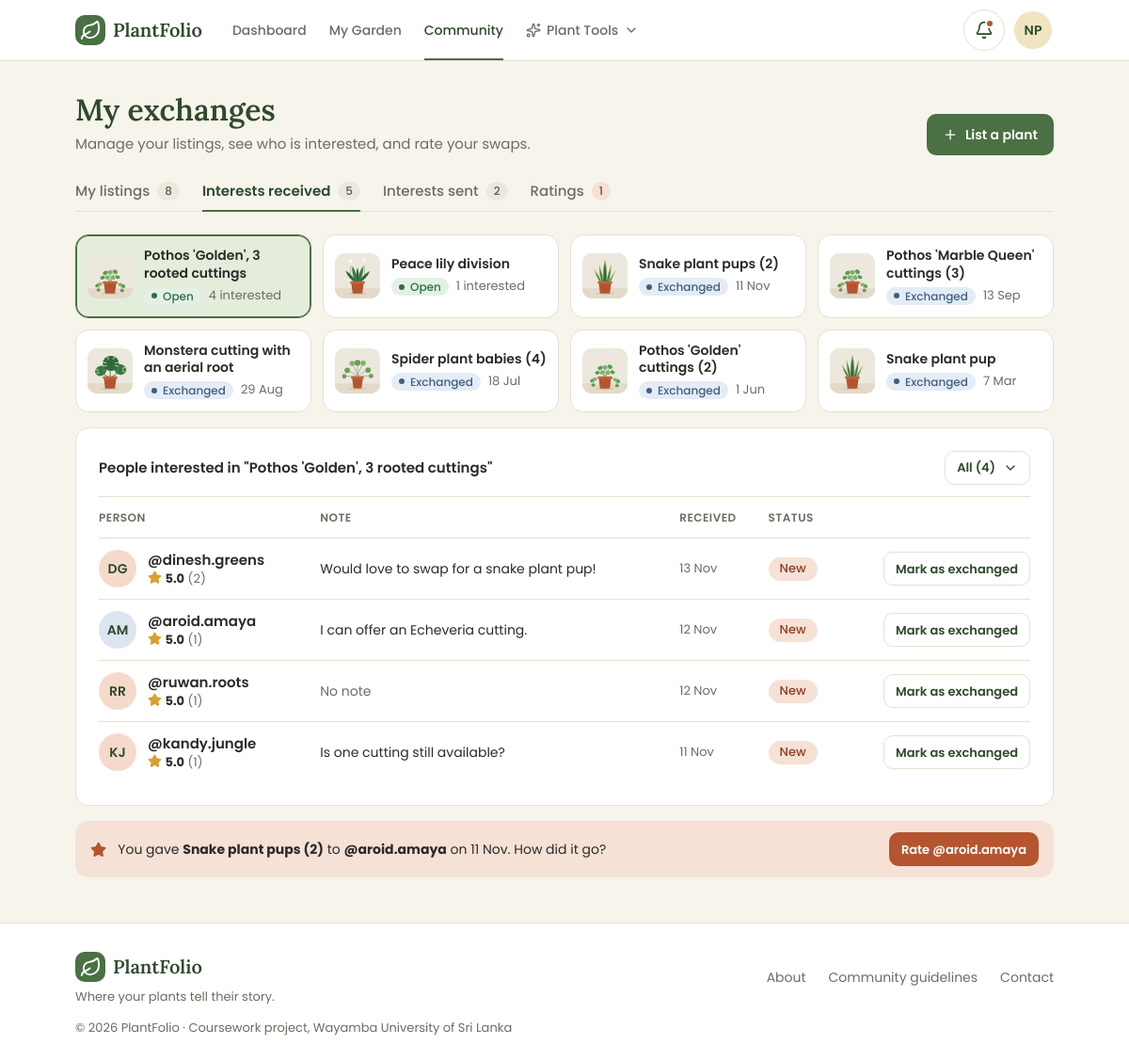
Screenshot of /public/my-exchanges.php (signed in) with the database file from the repository.
### tables this page shows
CREATE TABLE users (
    id                  INT UNSIGNED     NOT NULL AUTO_INCREMENT,
    username            VARCHAR(30)      NOT NULL,
    full_name           VARCHAR(100)     NOT NULL,
    email               VARCHAR(255)     NOT NULL,
    phone               VARCHAR(20)      NULL DEFAULT NULL,
    password_hash       VARCHAR(255)     NOT NULL,
    bio                 VARCHAR(500)     NULL DEFAULT NULL,
    town_id             INT UNSIGNED     NULL DEFAULT NULL,
    km_from_town        TINYINT UNSIGNED NULL DEFAULT NULL,
    avatar              VARCHAR(255)     NULL DEFAULT NULL,
    new_plants_public   TINYINT(1)       NOT NULL DEFAULT 1,
    dashboard_reminders TINYINT(1)       NOT NULL DEFAULT 1,
    email_reminders     TINYINT(1)       NOT NULL DEFAULT 0,
    failed_logins       TINYINT UNSIGNED NOT NULL DEFAULT 0,
    locked_until        DATETIME         NULL DEFAULT NULL,
    created_at          DATETIME         NOT NULL DEFAULT CURRENT_TIMESTAMP,
    PRIMARY KEY (id),
    UNIQUE KEY uq_users_username (username),
    UNIQUE KEY uq_users_email (email),
    KEY idx_users_town (town_id),
    CONSTRAINT chk_users_km CHECK (km_from_town BETWEEN 0 AND 30),
     
    CONSTRAINT fk_users_town FOREIGN KEY (town_id) REFERENCES towns (id) ON DELETE RESTRICT
);

CREATE TABLE exchange_listings (
    id              INT UNSIGNED     NOT NULL AUTO_INCREMENT,
    user_id         INT UNSIGNED     NOT NULL,
    plant_id        INT UNSIGNED     NULL DEFAULT NULL,
    species_id      INT UNSIGNED     NULL DEFAULT NULL,
    title           VARCHAR(100)     NOT NULL,
    description     TEXT             NULL,
    type            ENUM('swap','free','either') NOT NULL DEFAULT 'swap',
    looking_for     VARCHAR(150)     NULL DEFAULT NULL,
    town_id         INT UNSIGNED     NOT NULL,
    km_from_town    TINYINT UNSIGNED NOT NULL DEFAULT 0,
    size            VARCHAR(60)      NULL DEFAULT NULL,
    plant_condition VARCHAR(100)     NULL DEFAULT NULL,    
    light_level     ENUM('low','medium','bright') NULL DEFAULT NULL,       
    water_need      ENUM('low','moderate','high') NULL DEFAULT NULL,       
    photo           VARCHAR(255)     NOT NULL,
    share_email     TINYINT(1)       NOT NULL DEFAULT 1,
    share_phone     TINYINT(1)       NOT NULL DEFAULT 0,
    status          ENUM('open','closed') NOT NULL DEFAULT 'open',
    exchanged_with  INT UNSIGNED     NULL DEFAULT NULL,
    exchanged_at    DATETIME         NULL DEFAULT NULL,
    created_at      DATETIME         NOT NULL DEFAULT CURRENT_TIMESTAMP,
    PRIMARY KEY (id),
    KEY idx_listings_user (user_id),
    KEY idx_listings_plant (plant_id),
    KEY idx_listings_species (species_id),
    KEY idx_listings_town (town_id),
    KEY idx_listings_exchanged_with (exchanged_with),
     
    KEY idx_listings_status_created (status, created_at),
    CONSTRAINT chk_listings_km CHECK (km_from_town BETWEEN 0 AND 30),
    CONSTRAINT fk_listings_user           FOREIGN KEY (user_id)        REFERENCES users (id)         ON DELETE CASCADE,
     
    CONSTRAINT fk_listings_plant          FOREIGN KEY (plant_id)       REFERENCES plants (id)        ON DELETE SET NULL,
    CONSTRAINT fk_listings_species        FOREIGN KEY (species_id)     REFERENCES plant_species (id) ON DELETE SET NULL,
    CONSTRAINT fk_listings_town           FOREIGN KEY (town_id)        REFERENCES towns (id)         ON DELETE RESTRICT,
    CONSTRAINT fk_listings_exchanged_with FOREIGN KEY (exchanged_with) REFERENCES users (id)         ON DELETE SET NULL
);

CREATE TABLE listing_interests (
    id         INT UNSIGNED NOT NULL AUTO_INCREMENT,
    listing_id INT UNSIGNED NOT NULL,
    user_id    INT UNSIGNED NOT NULL,
    message    VARCHAR(500) NULL DEFAULT NULL,
    status     ENUM('new','seen','withdrawn') NOT NULL DEFAULT 'new',
    created_at DATETIME     NOT NULL DEFAULT CURRENT_TIMESTAMP,
    PRIMARY KEY (id),
    UNIQUE KEY uq_interests_listing_user (listing_id, user_id),
    KEY idx_interests_user (user_id),
    CONSTRAINT fk_interests_listing FOREIGN KEY (listing_id) REFERENCES exchange_listings (id) ON DELETE CASCADE,
    CONSTRAINT fk_interests_user    FOREIGN KEY (user_id)    REFERENCES users (id)             ON DELETE CASCADE
);

### public/my-exchanges.php (the view, shortened to what the rows shown need)
<?php
require_once __DIR__ . '/../includes/helpers.php';
require_once __DIR__ . '/../includes/mock-data.php';
$me = $current_user['id'];
$my_listings = array_values(array_filter($mock_listings, fn ($listing) => $listing['user_id'] === $me));
usort($my_listings, fn ($a, $b) => [$b['status'] === 'open', $b['exchanged_at'] ?? $b['created_at']]
                                <=> [$a['status'] === 'open', $a['exchanged_at'] ?? $a['created_at']]);
$listings_by_id = array_column($my_listings, null, 'id');
$all_listings   = array_column($mock_listings, null, 'id');
$received = array_values(array_filter(
    $mock_received_interests,
    fn ($interest) => $interest['status'] !== 'withdrawn' && isset($listings_by_id[$interest['listing_id']])
));
$received_count = count(array_filter($received, fn ($interest) => $listings_by_id[$interest['listing_id']]['status'] === 'open'));
$sent = [];
foreach ($mock_listing_interests as $interest) {
    if ($interest['user_id'] === $me && $interest['status'] !== 'withdrawn' && isset($all_listings[$interest['listing_id']])) {
        $sent[] = $interest + ['listing' => $all_listings[$interest['listing_id']]];
    }
}
usort($sent, fn ($a, $b) => $b['created_at'] <=> $a['created_at']);
$exchanges = [];
foreach ($mock_listings as $listing) {
    if ($listing['status'] !== 'closed' || $listing['exchanged_with'] === null) {
        continue;
    }
    if ($listing['user_id'] === $me) {
        $other_id = $listing['exchanged_with'];
    } elseif ($listing['exchanged_with'] === $me) {
        $other_id = $listing['user_id'];
    } else {
        continue;
    }
    $exchanges[$listing['id']] = ['listing' => $listing, 'other' => $mock_users[$other_id], 'is_owner' => $listing['user_id'] === $me];
}
$given = $mock_preview_ratings;
$rated_listing_ids = array_column($given, 'listing_id');
$waiting = array_filter($exchanges, fn ($exchange) => !in_array($exchange['listing']['id'], $rated_listing_ids, true));
uasort($waiting, fn ($a, $b) => $b['listing']['exchanged_at'] <=> $a['listing']['exchanged_at']);
function exchange_sentence($exchange)
{
    $listing = $exchange['listing'];
    $title   = '<strong>' . e($listing['title']) . '</strong>';
    $other   = '<strong>@' . e($exchange['other']['username']) . '</strong>';
    $day     = e(format_day($listing['exchanged_at']));
    if ($listing['type'] === 'free') {
        return 'You gave ' . $title . ' to ' . $other . ' on ' . $day . '.';
    }
    return 'You swapped ' . $title . ' with ' . $other . ' on ' . $day . '.';
}
$tabs = [
    'listings' => ['label' => 'My listings',        'count' => count($my_listings)],
    'received' => ['label' => 'Interests received', 'count' => $received_count],
    'sent'     => ['label' => 'Interests sent',     'count' => count($sent)],
    'ratings'  => ['label' => 'Ratings',            'count' => count($waiting)],
];
$tab = get_text('tab');
if (!array_key_exists($tab, $tabs)) {
    $tab = 'received';
}
$tab_url = fn ($key, array $more = []) => query_url('my-exchanges.php', array_merge(['tab' => $key], $more));
$listing_param = get_text('listing');
$selected      = ctype_digit($listing_param) ? ($listings_by_id[(int) $listing_param] ?? null) : null;
if (!$selected) {
    foreach ($my_listings as $listing) {
        if ($listing['status'] === 'open' && $listing['interest_count'] > 0) {
            $selected = $listing;
            break;
        }
    }
    $selected = $selected ?? ($my_listings[0] ?? null);
}
$selected_rows = $selected
    ? array_values(array_filter($received, fn ($interest) => $interest['listing_id'] === $selected['id']))
    : [];
$show_options = ['' => 'All', 'new' => 'New', 'seen' => 'Seen'];
$show         = get_text('show');
$show_counts = [
    ''     => count($selected_rows),
    'new'  => count(array_filter($selected_rows, fn ($interest) => $interest['status'] === 'new')),
    'seen' => count(array_filter($selected_rows, fn ($interest) => $interest['status'] === 'seen')),
];
$shown_rows = $show === '' ? $selected_rows : array_values(array_filter($selected_rows, fn ($interest) => $interest['status'] === $show));
include __DIR__ . '/../includes/header.php';
?>
<div class="container page">
  <div class="exchanges-head">
    <div>
      <h1 class="exchanges-title">My exchanges</h1>
    </div>
  </div>
  <div class="exchanges-body">
    <?php if ($tab === 'received'): ?>
      <?php if (!$my_listings): ?>
        <section class="panel">
          <?php partial('empty-state', [
              'title'   => 'No listings yet',
              'text'    => 'List a plant to swap it or give it away. The people who are interested appear here.',
              'actions' => [['label' => 'List a plant', 'href' => 'listing-form.php', 'icon' => 'plus'],
                            ['label' => 'Browse the exchange', 'href' => 'exchange.php', 'icon' => 'repeat']],
          ]); ?>
        </section>
      <?php else: ?>
        <ul class="listing-picker">
          <?php foreach ($my_listings as $listing): ?>
            <?php $is_selected = $selected && $listing['id'] === $selected['id']; ?>
            <li>
              <a class="picker-card" href="<?= e($tab_url('received', ['listing' => $listing['id']])) ?>#interests"<?= $is_selected ? ' aria-current="true"' : '' ?>>
                <img class="thumb" src="<?= e(photo_url($listing['photo'])) ?>" alt="" loading="lazy">
                <span class="picker-text">
                  <span class="picker-title"><?= e($listing['title']) ?></span>
                  <span class="picker-meta">
                    <?php if ($listing['status'] === 'open'): ?>
                      <span class="badge badge-open">Open</span>
                      <?= e($listing['interest_count'] > 0 ? $listing['interest_count'] . ' interested' : 'No interest yet') ?>
                    <?php else: ?>
                      <span class="badge badge-exchanged">Exchanged</span>
                      <?= e(format_day($listing['exchanged_at'])) ?>
                    <?php endif; ?>
                  </span>
                </span>
              </a>
            </li>
          <?php endforeach; ?>
        </ul>
        <section class="panel interests-panel" id="interests" aria-labelledby="interests-title">
          <div class="panel-head">
            <h2 class="panel-title" id="interests-title">People interested in "<?= e($selected['title']) ?>"</h2>
            <?php if ($selected_rows): ?>
              <details class="menu interests-filter">
                <summary class="btn btn-secondary btn-sm"><?= e($show_options[$show]) ?> (<?= e($show_counts[$show]) ?>) <?= icon('chevron-down') ?></summary>
              </details>
            <?php endif; ?>
          </div>
          <?php if ($shown_rows): ?>
            <table class="interest-table">
              <thead>
                <tr>
                  <th scope="col">Person</th>
                  <th scope="col">Note</th>
                  <th scope="col">Received</th>
                  <th scope="col">Status</th>
                  <th scope="col"><span class="visually-hidden">Action</span></th>
                </tr>
              </thead>
              <tbody>
                <?php foreach ($shown_rows as $interest): ?>
                  <tr>
                    <td class="interest-person">
                      <span class="interest-who">
                        <a href="<?= e(url('user.php?u=' . urlencode($interest['username']))) ?>">@<?= e($interest['username']) ?></a>
                        <?php partial('rating', ['rating' => $interest]); ?>
                      </span>
                    </td>
                    <td class="interest-note">
                      <?php if ($interest['message'] !== null): ?>
                        <?= e($interest['message']) ?>
                      <?php else: ?>
                        <span class="interest-none">No note</span>
                      <?php endif; ?>
                    </td>
                    <td class="interest-date"><span class="interest-cell-label">Received </span><?= e(format_day($interest['created_at'])) ?></td>
                    <td class="interest-status">
                      <?php if ($interest['status'] === 'new'): ?>
                        <span class="badge badge-due">New</span>
                      <?php else: ?>
                        <span class="badge badge-neutral">Seen</span>
                      <?php endif; ?>
                    </td>
                    <td class="interest-action">
                      <?php if ($selected['status'] === 'open'): ?>
                        <form method="post" action="<?= e($tab_url('received', ['listing' => $selected['id']])) ?>">
                          <button type="submit" class="btn btn-secondary btn-sm">Mark as exchanged<span class="visually-hidden"> with @<?= e($interest['username']) ?></span></button>
                        </form>
                      <?php elseif ($interest['user_id'] === $selected['exchanged_with']): ?>
                        <span class="badge badge-tag"><?= icon('check') ?> <?= $selected['type'] === 'free' ? 'Given' : 'Exchanged' ?></span>
                      <?php endif; ?>
                    </td>
                  </tr>
                <?php endforeach; ?>
              </tbody>
            </table>
          <?php elseif ($selected_rows): ?>
            <p class="panel-empty"><?= icon('info') ?> No <?= e(strtolower($show_options[$show])) ?> interest. <a href="<?= e($tab_url('received', ['listing' => $selected['id']])) ?>#interests">Show all</a></p>
          <?php else: ?>
            <p class="panel-empty"><?= icon('info') ?> No one is interested yet. People appear here as soon as they tap "I'm interested".</p>
          <?php endif; ?>
        </section>
      <?php endif; ?>
    <?php endif; ?>
    <?php if ($waiting && $tab !== 'ratings'): ?>
      <?php $first = reset($waiting); ?>
      <div class="rate-prompt">
        <span class="rate-prompt-icon"><?= icon('star') ?></span>
        <p class="rate-prompt-text"><?= exchange_sentence($first) ?> How did it go?</p>
        <a class="btn btn-accent btn-sm" href="<?= e($tab_url('ratings')) ?>#rate-<?= e($first['listing']['id']) ?>">Rate @<?= e($first['other']['username']) ?></a>
      </div>
    <?php endif; ?>
  </div>
</div>
<?php include __DIR__ . '/../includes/footer.php'; ?>

### partials/avatar.php
<?php
$avatar_class = 'avatar' . (isset($size) ? ' avatar-' . $size : '');
?>
<?php if (!empty($member['avatar'])): ?>
  <img class="<?= e($avatar_class) ?>" src="<?= e(photo_url($member['avatar'])) ?>" alt="">
<?php else: ?>
  <span class="<?= e($avatar_class) ?> avatar-tint-<?= e(avatar_tint($member['username'])) ?>" aria-hidden="true"><?= e(initials($member['full_name'])) ?></span>
<?php endif; ?>

### partials/rating.php (shortened to what the rows shown need)
<?php if ($rating['rating_count'] > 0): ?>
  <span class="rating">
    <span aria-hidden="true"><?= icon('star') ?> <strong><?= e(number_format($rating['rating_avg'], 1)) ?></strong> <span class="rating-count">(<?= e($rating['rating_count']) ?>)</span></span>
  </span>
<?php else: ?>
  <span class="rating rating-none">No ratings yet</span>
<?php endif; ?>

### rows the page displays
users: full_name "NP"
exchange_listings: photo (picture), title "Pothos 'Golden', 3 rooted cuttings", interest_count "4 interested"
exchange_listings: photo (picture), title "Peace lily division", interest_count "1 interested"
exchange_listings: photo (picture), title "Snake plant pups (2)", exchanged_at "11 Nov", exchanged_at "You gave to on 11 Nov."
exchange_listings: photo (picture), title "Pothos 'Marble Queen' cuttings (3)", exchanged_at "13 Sep"
exchange_listings: photo (picture), title "Monstera cutting with an aerial root", exchanged_at "29 Aug"
exchange_listings: photo (picture), title "Spider plant babies (4)", exchanged_at "18 Jul"
exchange_listings: photo (picture), title "Pothos 'Golden' cuttings (2)", exchanged_at "1 Jun"
exchange_listings: photo (picture), title "Snake plant pup", exchanged_at "7 Mar"
listing_interests: user.full_name "DG", user.username "dinesh.greens", rating_avg "5.0", rating_count "2", message "Would love to swap for a snake plant pup!", created_at "13 Nov", status "New"
listing_interests: user.full_name "AM", user.username "aroid.amaya", rating_avg "5.0", rating_count "1", message "I can offer an Echeveria cutting.", created_at "12 Nov", status "New"
listing_interests: user.full_name "RR", user.username "ruwan.roots", rating_avg "5.0", rating_count "1", shows "No note", created_at "12 Nov", status "New"
listing_interests: user.full_name "KJ", user.username "kandy.jungle", rating_avg "5.0", rating_count "1", message "Is one cutting still available?", created_at "11 Nov", status "New"
users: username "aroid.amaya"

### other values shown
$link['label'] "Dashboard"
$link['label'] "My Garden"
$link['label'] "Community"
$item['label'] "My listings"
$item['count'] "8"
$item['label'] "Interests received"
$item['count'] "5"
$item['label'] "Interests sent"
$item['count'] "2"
$item['label'] "Ratings"
$item['count'] "1"
$show_options[$show] "All"
$show_counts[$show] "4"
$link['label'] "About"
$link['label'] "Community guidelines"
